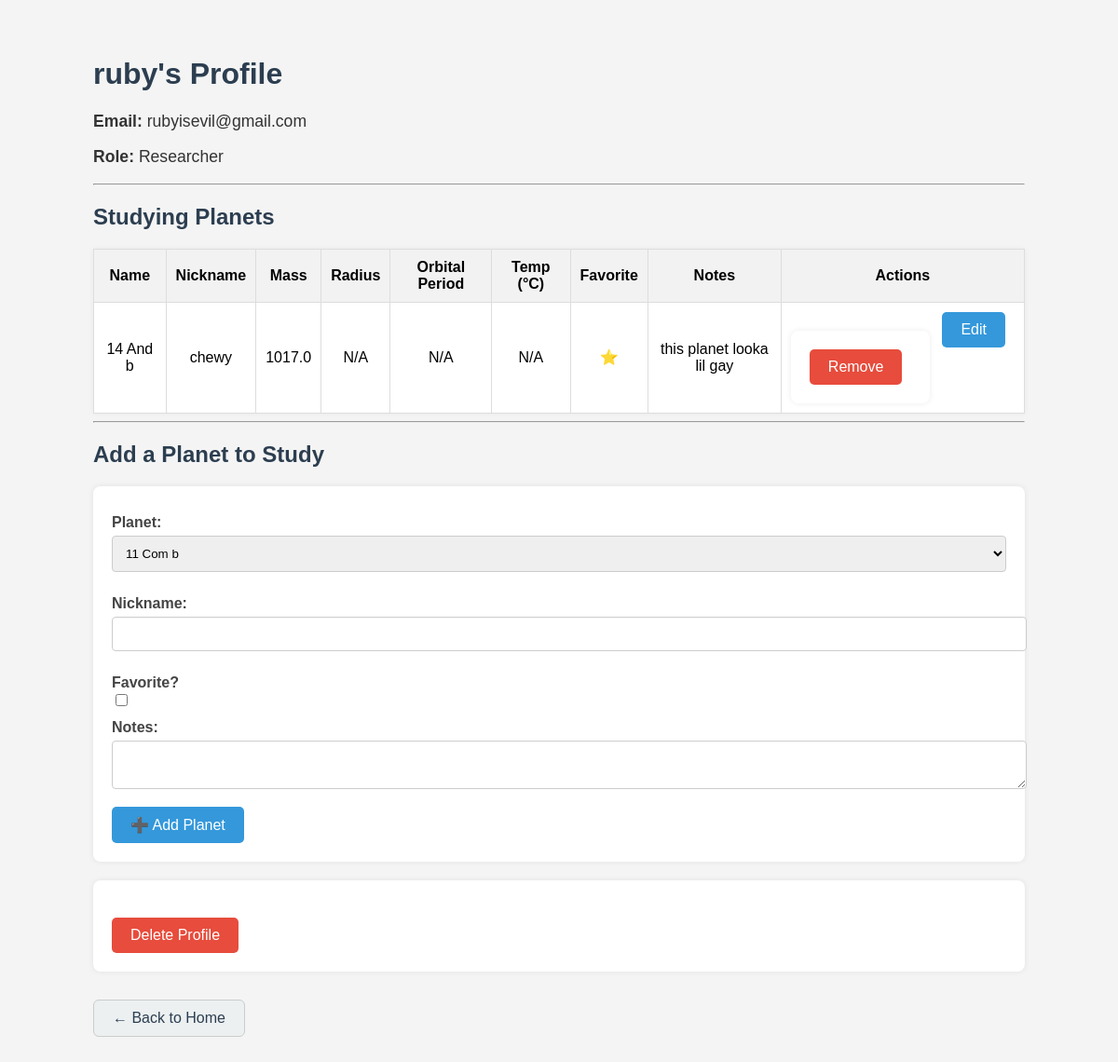
/profile/ruby, run on the app's committed database.
### app/models.py (models this page shows)
class User(db.Model):
    user_id = db.Column(db.Integer, primary_key=True) # User id – Primary key (Integer)
    username = db.Column(db.String(50), unique=True, nullable=False) # Username – unique username (String)
    email = db.Column(db.String(100), unique=True, nullable=False) # Email – unique email address (String)
    role = db.Column(db.String(20), nullable=False)  # store "student" or "researcher"
    studying = db.relationship('UserPlanet', backref='user', lazy=True) # Relationship to UserPlanet table

class UserPlanet(db.Model):
    id = db.Column(db.Integer, primary_key=True) # Primary key (Integer)
    user_id = db.Column(db.Integer, db.ForeignKey('user.user_id'), nullable=False) # Foreign key linking to a user (Integer)
    planet_id = db.Column(db.Integer, db.ForeignKey('planet.planet_id'), nullable=False) # Foreign key linking to a planet (Integer)
    nickname = db.Column(db.String(100)) # Nickname – nickname for the planet (String)
    favorite = db.Column(db.Boolean, default=False) # Favorite – whether the planet is marked as favorite (Boolean)
    notes = db.Column(db.Text) # Notes – user notes about the planet (Text)
    planet = db.relationship('Planet', backref='studied_by', lazy=True)

class Planet(db.Model):
    planet_id = db.Column(db.Integer, primary_key=True) # Planet id – Primary key (Integer)
    name = db.Column(db.String(100)) # Name – name of the planet (String)
    mass = db.Column(db.Float) # Mass – mass in kilograms (Float)
    radius = db.Column(db.Float) # Radius – radius in kilometers (Float)
    distance_from_star = db.Column(db.Float) # Distance from Star – distance from the star in astronomical units (Float)
    orbital_period = db.Column(db.Float) # Orbital Period – time taken to complete one orbit in Earth days (Float)
    rotational_period = db.Column(db.Float) # Rotational Period – time taken to complete one rotation in Earth hours (Float)
    atmosphere_composition = db.Column(db.String(255)) # Atmosphere Composition – composition of the atmosphere (String)
    surface_temperature = db.Column(db.Float) # Surface Temperature – temperature in Celsius (Float)
    star_id = db.Column(db.Integer, db.ForeignKey('star.star_id')) # Foreign key linking to a star -> Each planet belongs to one star.
    mission_id = db.Column(db.Integer, db.ForeignKey('missions.mission_id')) # Foreign key linking to a mission -> Each planet can be linked to one mission.
    habitability = db.relationship('Habitability', backref='planet', uselist=False) # Relationship to Habitability model

### app/routes.py (the view)
@main.route('/profile/<username>')
def profile(username):
    user = User.query.filter_by(username=username).first_or_404()
    planets = Planet.query.order_by(Planet.name).limit(200).all()
    return render_template('profile.html', user=user, planets=planets)

### app/templates/profile.html (shortened to what this page needs)
<!DOCTYPE html>
<html>
<head>
</head>
<body>
    <h1>{{ user.username }}'s Profile</h1>
    <p><strong>Email:</strong> {{ user.email }}</p>
    <p><strong>Role:</strong> {{ user.role|capitalize }}</p>
    <hr>
    <h2>Studying Planets</h2>
    {% if user.studying %}
        <table>
            <thead>
                <tr>
                    <th>Name</th>
                    <th>Nickname</th>
                    <th>Mass</th>
                    <th>Radius</th>
                    <th>Orbital Period</th>
                    <th>Temp (°C)</th>
                    <th>Favorite</th>
                    <th>Notes</th>
                    <th>Actions</th>
                </tr>
            </thead>
            <tbody>
                {% for study in user.studying %}
                    <tr>
                        <td>{{ study.planet.name }}</td>
                        <td>{{ study.nickname or '—' }}</td>
                        <td>{{ study.planet.mass or 'N/A' }}</td>
                        <td>{{ study.planet.radius or 'N/A' }}</td>
                        <td>{{ study.planet.orbital_period or 'N/A' }}</td>
                        <td>{{ study.planet.surface_temperature or 'N/A' }}</td>
                        <td>{{ '⭐' if study.favorite else '—' }}</td>
                        <td>{{ study.notes or '—' }}</td>
                        <td class="action-buttons">
                            <div style="display: flex; gap: 13px; justify-content: center;">
                                <form action="{{ url_for('main.remove_study', study_id=study.id) }}" method="post">
                                    <button type="submit" style="background-color: #e74c3c;">Remove</button>
                                </form>
                                <a href="{{ url_for('main.edit_study', study_id=study.id) }}">
                                    <button type="button">Edit</button>
                                </a>
                            </div>
                        </td>
                    </tr>
                {% endfor %}
            </tbody>
        </table>
    {% else %}
        <p>This user hasn’t added any planets yet.</p>
    {% endif %}
    <hr>
    <h2>Add a Planet to Study</h2>
    <form method="POST" action="{{ url_for('main.add_planet', username=user.username) }}">
        <label>Planet:</label>
        <select name="planet_id" required>
            {% for planet in planets %}
                <option value="{{ planet.planet_id }}">{{ planet.name }}</option>
            {% endfor %}
        </select>
        <label>Nickname:</label>
        <input type="text" name="nickname">
        <label>Favorite?</label>
        <input type="checkbox" name="favorite">
        <label>Notes:</label>
        <textarea name="notes"></textarea>
        <button type="submit">➕ Add Planet</button>
    </form>
    <form action="{{ url_for('main.confirm_delete_user', username=user.username) }}" method="get">
        <button class="delete-btn" type="submit">Delete Profile</button>
    </form>
    <a href="/" class="back-link">← Back to Home</a>
</body>
</html>

### app/templates/profile.html (style rules this page uses)
body { font-family: Arial, sans-serif; padding: 40px; background-color: #f4f4f4; max-width: 1000px; margin: auto; }
h1, h2 { color: #2c3e50; }
p { font-size: 1.1em; color: #333; }
table { width: 100%; border-collapse: collapse; margin-top: 20px; background-color: white; box-shadow: 0 0 6px rgba(0,0,0,0.05); }
th, td { border: 1px solid #ddd; padding: 10px; text-align: center; }
th { background-color: #f2f2f2; font-weight: bold; }
form { margin-top: 20px; background-color: #fff; padding: 20px; border-radius: 8px; box-shadow: 0 0 6px rgba(0, 0, 0, 0.08); }
label { font-weight: bold; display: block; margin-top: 10px; color: #444; }
select, input[type="text"], textarea { width: 100%; padding: 10px; margin-top: 5px; margin-bottom: 15px; border-radius: 4px; border: 1px solid #ccc; }
button { background-color: #3498db; color: white; padding: 10px 20px; border: none; border-radius: 5px; cursor: pointer; font-size: 1em; margin-right: 10px; }
.delete-btn { background-color: #e74c3c; margin-top: 20px; }
.back-link { display: inline-block; margin-top: 30px; text-decoration: none; padding: 10px 20px; border: 1px solid #ccc; background-color: #ecf0f1; color: #2c3e50; border-radius: 6px; }
.action-buttons form, .action-buttons a { display: inline-block; }

### data on the page
User: username "ruby", email "rubyisevil@gmail.com", role "Researcher"
UserPlanet: planet.name "14 And b", nickname "chewy", planet "1017.0", planet "N/A", favorite "⭐", notes "this planet looka lil gay"

### other printed values
form field planet_id "11 Com b"
